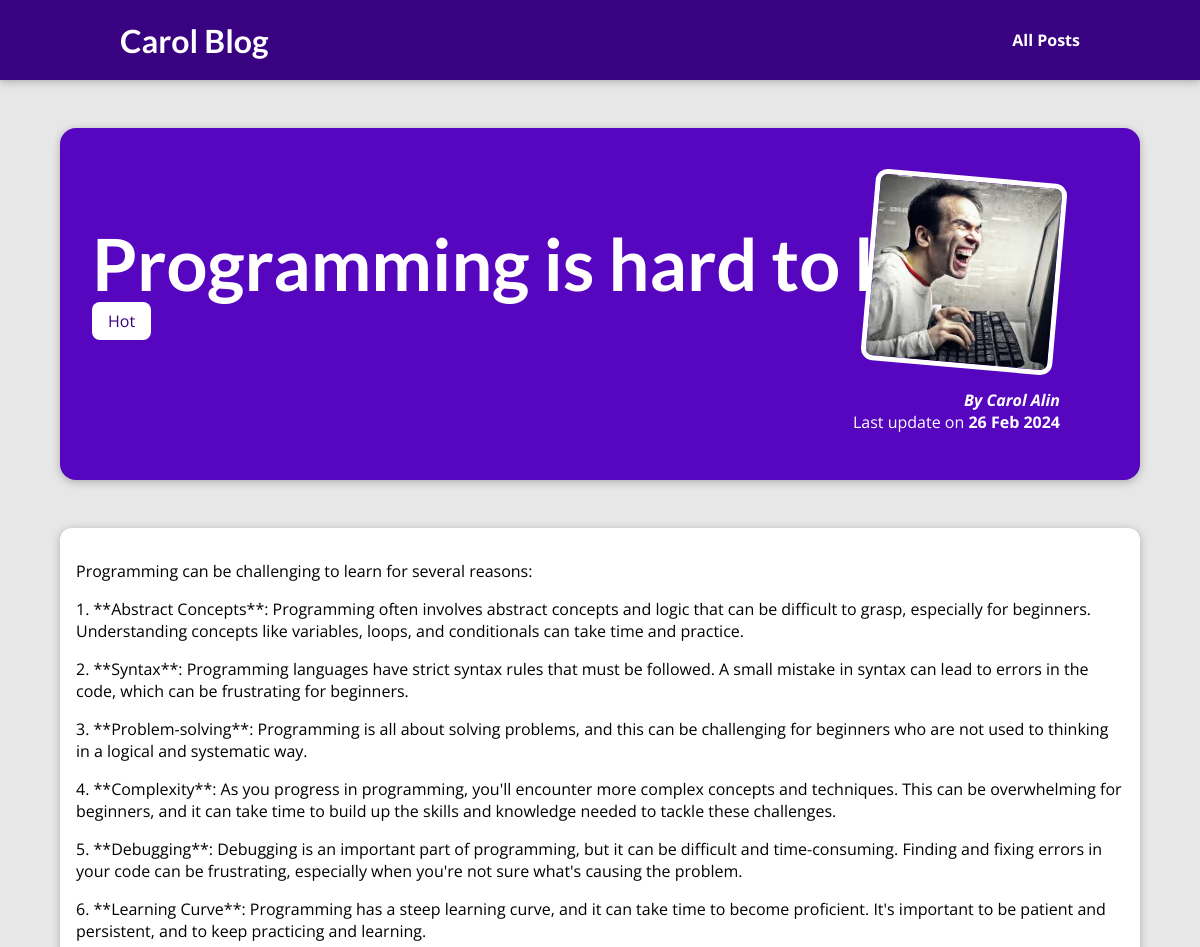
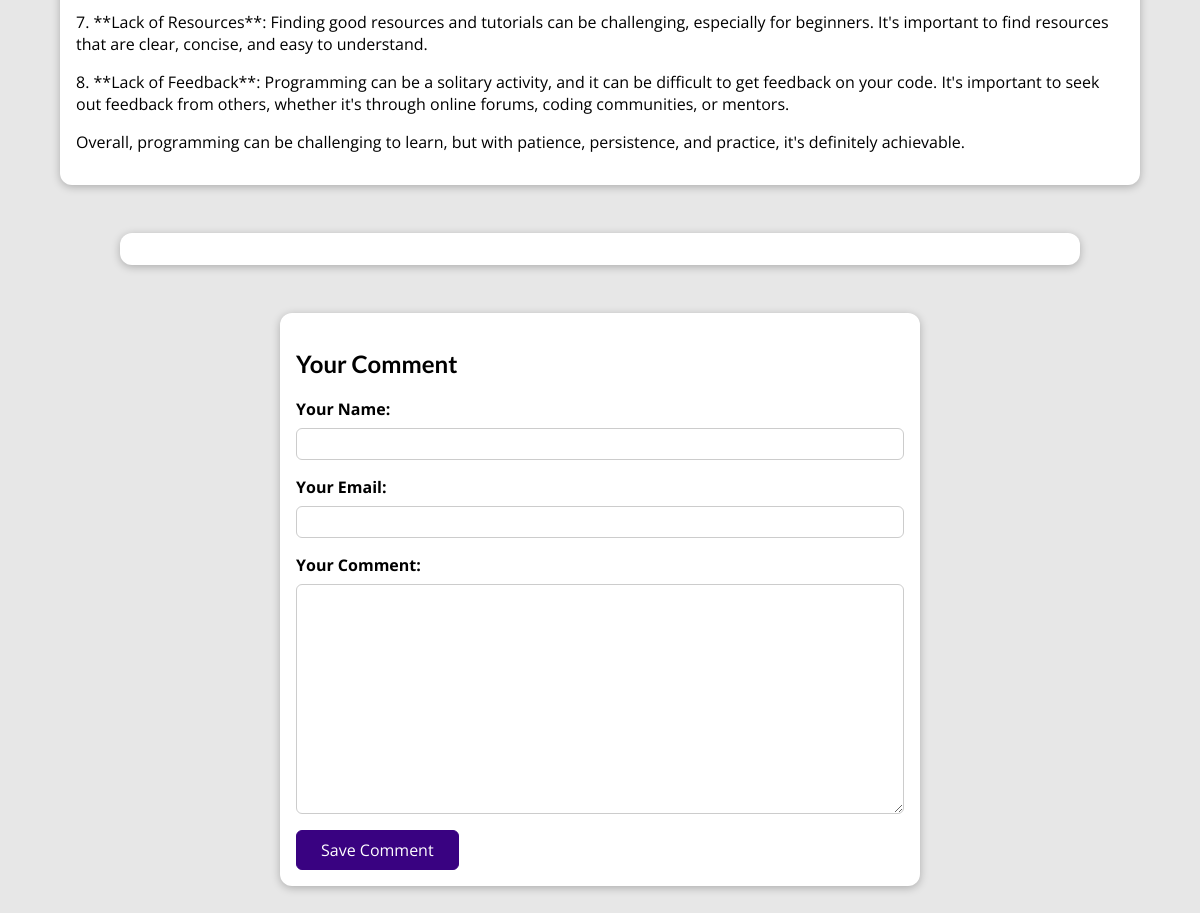
Screenshot of /posts/programming-is-hard-to-learn with the database file from the repository (2 pictures, top to bottom).
### blog/models.py (models this page shows, shortened)
class Post(models.Model):
    title = models.CharField(max_length=150)
    excerpt = models.TextField(max_length=200)
    image = models.ImageField(upload_to='posts',null=True, blank=True)
    date = models.DateField(auto_now=True)
    slug = models.SlugField(unique=True, db_index=True)
    content = models.TextField(validators=[MinLengthValidator(10)])
    author = models.ForeignKey(Author, on_delete=models.SET_NULL, null=True, related_name="posts")
    tags = models.ManyToManyField(Tag)

class Tag(models.Model):
    caption=models.CharField(max_length=20)

class Author(models.Model):
    first_name = models.CharField(max_length=100)
    last_name = models.CharField(max_length=100)
    email_address = models.EmailField()
    def full_name(self):
        return f'{self.first_name} {self.last_name}'
    def __str__(self):
        return self.full_name()

### blog/views.py (the view)
# urls.py: path("posts/<slug:slug>", views.SinglePostView.as_view(), name="post-detail-page")
class SinglePostView(View):
    template_name = 'blog/post-detail.html'
    model = Post
    def get(self,request,slug):
        post=Post.objects.get(slug=slug)
        context={
            "post":post,
            "post_tags":post.tags.all(),
            "comment_form":CommentForm(),
            "comments":post.comments.all().order_by("-id")
        }
        return render(request,'blog/post-detail.html',context)
    def post(self, request,slug):
        comment_form = CommentForm(request.POST)
        post = Post.objects.get(slug=slug)
        if comment_form.is_valid():
            comment = comment_form.save(commit=False)
            comment.post = post
            comment.save()
            return HttpResponseRedirect(reverse("post-detail-page",args=[slug]))
        context = {
            "post": post,
            "post_tags": post.tags.all(),
            "comment_form": CommentForm(),
            "comments": post.comments.all().order_by("-id")
        }
        return render(request, 'blog/post-detail.html', context)

### blog/forms.py
class CommentForm(forms.ModelForm):
    class Meta:
        model = Comment
        exclude = ['post']
        labels= {
            "user_name":"Your Name",
            "user_email":"Your Email",
            "text":"Your Comment"
        }

### blog/templates/blog/post-detail.html (shortened to what this page needs)
{% extends "base.html" %}
{% load static %}
{% block css_files %}
    <link rel="stylesheet" href="{% static "blog/post-detail.css" %}">
{% endblock %}
{% block content %}
    <section id="summary">
        <h2>
            {{ post.title }}
        </h2>
        <div>
            {% for tag in post_tags %}
                <span class="tag">{{ tag.caption }}</span>
            {% endfor %}
        </div>
        <article>
            <img src="{{ post.image.url }}" alt={{ post.title }}  %}" alt="Post Title" />
            <address>By <a href="mailto:{{ post.author.email_address }}"> {{ post.author }} </a></address>
            <div>
                Last update on  <time>{{ post.date|date:"d M Y" }}</time>
            </div>
        </article>
    </section>
    <main>
        {{ post.content|linebreaks }}
    </main>
    <section id="comments">
    </section>
    <section id="comment-form">
    <h2>Your Comment</h2>
        <form action="{% url "post-detail-page" post.slug %}" method="POST">
            {% for form_field in comment_form %}
            <div class="form-control" {% if form_field.errors %}invalid{% endif %}>
                {{ form_field.label_tag }}
                {{ form_field }}
            </div>
            {% endfor %}
            <button>Save Comment</button>
        </form>
    </section>
{% endblock %}

### static/app.css (style rules this page uses)
* { box-sizing: border-box; }
html { font-family: 'Open Sans', 'Lato', sans-serif; }
body { margin: 0; }
h1, h2, h3 { font-family: 'Lato', sans-serif; font-weight: bold; }

### blog/static/blog/post-detail.css (style rules this page uses)
body { background-color: #e7e7e7; }
#summary { margin: 8rem auto 3rem auto; padding: 2rem; width: 90%; max-width: 90rem; border-radius: 16px; background-color: #5706c0; position: relative; box-shadow: 0 2px 8px rgba(0, 0, 0, 0.25); height: 22rem; }
#summary h2 { color: white; font-size: 4.5rem; margin-bottom: 0.25rem; }
#summary article { position: absolute; top: 2rem; right: 3rem; padding: 1rem 2rem; border-radius: 12px; text-align: right; color: white; }
#summary article img { width: 12rem; height: 12rem; border-radius: 12px; transform: rotateZ(5deg); border: 5px solid white; margin-bottom: 1rem; }
#summary address { font-weight: bold; }
#summary a { color: white; text-decoration: none; }
#summary time { font-weight: bold; }
main { width: 90%; max-width: 90rem; margin: 3rem auto; background-color: white; padding: 1rem; border-radius: 12px; box-shadow: 0 2px 8px rgba(0, 0, 0, 0.25); }
.tag { background-color: white; color: #390281; padding: 0.5rem 1rem; border-radius: 8px; }
#comment-form { margin: 3rem auto; width: 90%; max-width: 40rem; border-radius: 12px; background-color: white; box-shadow: 0 2px 8px rgba(0, 0, 0, 0.25); padding: 1rem; }
#comment-form button { font: inherit; background-color: #390281; color: white; border: 1px solid #390281; padding: 0.5rem 1.5rem; border-radius: 6px; cursor: pointer; }
.form-control { margin-bottom: 1rem; }
.form-control label { font-weight: bold; margin-bottom: 0.5rem; display: block; }
.form-control input, .form-control textarea { display: block; width: 100%; font: inherit; padding: 0.25rem; border-radius: 6px; border: 1px solid #ccc; }
#comments { margin: 3rem auto; width: 90%; max-width: 60rem; border-radius: 12px; background-color: white; box-shadow: 0 2px 8px rgba(0, 0, 0, 0.25); padding: 1rem 2rem; }

### rows the page displays
Post: title "Programming is hard to learn", image (picture), author "Carol Alin", date "26 Feb 2024", content "Programming can be challenging to learn for several reasons: 1. **Abstract Concepts**: Programming often involves abstract concepts and logic that can be difficult to grasp, especially for beginners. Understanding concepts like variables, loops, and conditionals can take time and practice. 2. **Syntax**: Programming languages have strict syntax rules that must be followed. A small mistake in syntax can lead to errors in the code, which can be frustrating for beginners. 3. **Problem-solving**: Programming is all about solving problems, and this can be challenging for beginners who are not used to thinking in a logical and systematic way. 4. **Complexity**: As you progress in programming,…"
Tag: caption "Hot"
